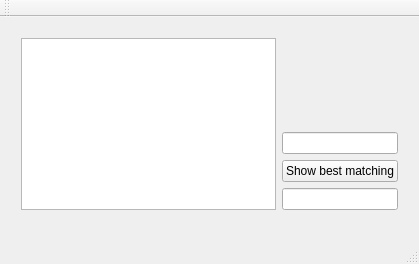
<?xml version="1.0" encoding="UTF-8"?>
<ui version="4.0">
 <class>GUIClass</class>
 <widget class="QMainWindow" name="GUIClass">
  <property name="geometry">
   <rect>
    <x>0</x>
    <y>0</y>
    <width>419</width>
    <height>264</height>
   </rect>
  </property>
  <property name="windowTitle">
   <string>GUI</string>
  </property>
  <widget class="QWidget" name="centralWidget">
   <widget class="QWidget" name="horizontalLayoutWidget">
    <property name="geometry">
     <rect>
      <x>10</x>
      <y>10</y>
      <width>399</width>
      <height>194</height>
     </rect>
    </property>
    <layout class="QHBoxLayout" name="horizontalLayout">
     <item>
      <widget class="QListWidget" name="mainList"/>
     </item>
     <item>
      <layout class="QVBoxLayout" name="verticalLayout">
       <item>
        <spacer name="verticalSpacer">
         <property name="orientation">
          <enum>Qt::Vertical</enum>
         </property>
         <property name="sizeHint" stdset="0">
          <size>
           <width>20</width>
           <height>40</height>
          </size>
         </property>
        </spacer>
       </item>
       <item>
        <widget class="QLineEdit" name="searchEdit"/>
       </item>
       <item>
        <widget class="QPushButton" name="button">
         <property name="text">
          <string>Show best matching</string>
         </property>
        </widget>
       </item>
       <item>
        <widget class="QLineEdit" name="matchEdit"/>
       </item>
      </layout>
     </item>
    </layout>
   </widget>
  </widget>
  <widget class="QMenuBar" name="menuBar">
   <property name="geometry">
    <rect>
     <x>0</x>
     <y>0</y>
     <width>419</width>
     <height>21</height>
    </rect>
   </property>
  </widget>
  <widget class="QToolBar" name="mainToolBar">
   <attribute name="toolBarArea">
    <enum>TopToolBarArea</enum>
   </attribute>
   <attribute name="toolBarBreak">
    <bool>false</bool>
   </attribute>
  </widget>
  <widget class="QStatusBar" name="statusBar"/>
 </widget>
 <layoutdefault spacing="6" margin="11"/>
 <resources>
  <include location="GUI.qrc"/>
 </resources>
 <connections/>
</ui>
